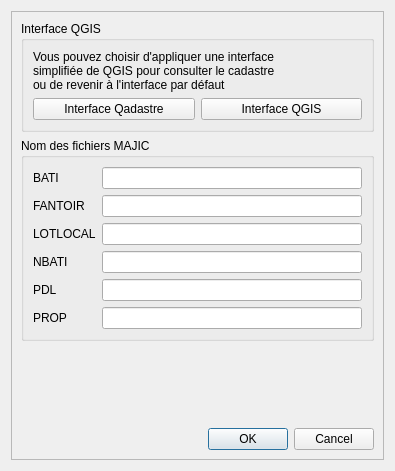
<?xml version="1.0" encoding="UTF-8"?>
<ui version="4.0">
 <class>qadastre_option_form</class>
 <widget class="QDialog" name="qadastre_option_form">
  <property name="geometry">
   <rect>
    <x>0</x>
    <y>0</y>
    <width>395</width>
    <height>471</height>
   </rect>
  </property>
  <property name="windowTitle">
   <string>Qadastre</string>
  </property>
  <layout class="QVBoxLayout" name="verticalLayout">
   <item>
    <widget class="QScrollArea" name="scrollArea">
     <property name="widgetResizable">
      <bool>true</bool>
     </property>
     <widget class="QWidget" name="scrollAreaWidgetContents">
      <property name="geometry">
       <rect>
        <x>0</x>
        <y>0</y>
        <width>375</width>
        <height>451</height>
       </rect>
      </property>
      <layout class="QVBoxLayout" name="verticalLayout_2">
       <item>
        <widget class="QGroupBox" name="groupBox_7">
         <property name="title">
          <string>Interface QGIS</string>
         </property>
         <layout class="QVBoxLayout" name="verticalLayout_9">
          <item>
           <widget class="QLabel" name="label_13">
            <property name="text">
             <string>Vous pouvez choisir d'appliquer une interface
simplifiée de QGIS pour consulter le cadastre
ou de revenir à l'interface par défaut</string>
            </property>
           </widget>
          </item>
          <item>
           <layout class="QHBoxLayout" name="horizontalLayout_9">
            <item>
             <widget class="QPushButton" name="btInterfaceQadastre">
              <property name="text">
               <string>Interface Qadastre</string>
              </property>
             </widget>
            </item>
            <item>
             <widget class="QPushButton" name="btInterfaceQgis">
              <property name="text">
               <string>Interface QGIS</string>
              </property>
             </widget>
            </item>
           </layout>
          </item>
         </layout>
        </widget>
       </item>
       <item>
        <widget class="QGroupBox" name="groupBox">
         <property name="title">
          <string>Nom des fichiers MAJIC</string>
         </property>
         <layout class="QVBoxLayout" name="verticalLayout_3">
          <item>
           <layout class="QGridLayout" name="gridLayout">
            <item row="0" column="0">
             <widget class="QLabel" name="label">
              <property name="text">
               <string>BATI</string>
              </property>
             </widget>
            </item>
            <item row="0" column="1">
             <widget class="QLineEdit" name="inMajicBati"/>
            </item>
            <item row="1" column="0">
             <widget class="QLabel" name="label_2">
              <property name="text">
               <string>FANTOIR</string>
              </property>
             </widget>
            </item>
            <item row="3" column="0">
             <widget class="QLabel" name="label_4">
              <property name="text">
               <string>NBATI</string>
              </property>
             </widget>
            </item>
            <item row="5" column="1">
             <widget class="QLineEdit" name="inMajicProp"/>
            </item>
            <item row="2" column="1">
             <widget class="QLineEdit" name="inMajicLotlocal"/>
            </item>
            <item row="2" column="0">
             <widget class="QLabel" name="label_3">
              <property name="text">
               <string>LOTLOCAL</string>
              </property>
             </widget>
            </item>
            <item row="1" column="1">
             <widget class="QLineEdit" name="inMajicFantoir"/>
            </item>
            <item row="3" column="1">
             <widget class="QLineEdit" name="inMajicNbati"/>
            </item>
            <item row="5" column="0">
             <widget class="QLabel" name="label_5">
              <property name="text">
               <string>PROP</string>
              </property>
             </widget>
            </item>
            <item row="4" column="0">
             <widget class="QLabel" name="label_6">
              <property name="text">
               <string>PDL</string>
              </property>
             </widget>
            </item>
            <item row="4" column="1">
             <widget class="QLineEdit" name="inMajicPdl"/>
            </item>
           </layout>
          </item>
         </layout>
        </widget>
       </item>
       <item>
        <spacer name="verticalSpacer">
         <property name="orientation">
          <enum>Qt::Vertical</enum>
         </property>
         <property name="sizeHint" stdset="0">
          <size>
           <width>20</width>
           <height>40</height>
          </size>
         </property>
        </spacer>
       </item>
       <item>
        <widget class="QDialogButtonBox" name="buttonBox">
         <property name="standardButtons">
          <set>QDialogButtonBox::Cancel|QDialogButtonBox::Ok</set>
         </property>
        </widget>
       </item>
      </layout>
     </widget>
    </widget>
   </item>
  </layout>
 </widget>
 <tabstops>
  <tabstop>scrollArea</tabstop>
  <tabstop>btInterfaceQadastre</tabstop>
  <tabstop>btInterfaceQgis</tabstop>
  <tabstop>inMajicBati</tabstop>
  <tabstop>inMajicFantoir</tabstop>
  <tabstop>inMajicLotlocal</tabstop>
  <tabstop>inMajicNbati</tabstop>
  <tabstop>inMajicPdl</tabstop>
  <tabstop>inMajicProp</tabstop>
  <tabstop>buttonBox</tabstop>
 </tabstops>
 <resources/>
 <connections/>
</ui>
